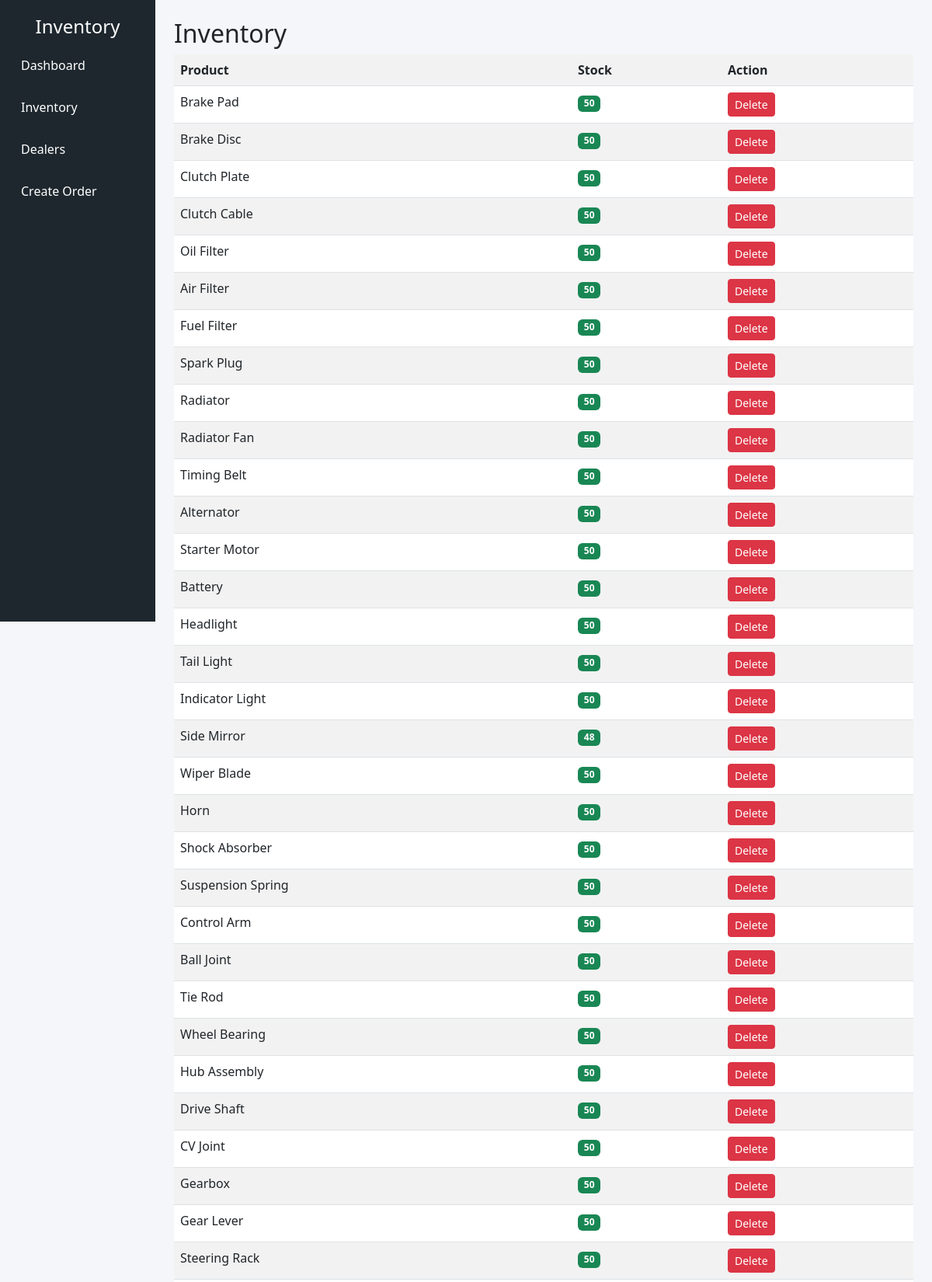
Screenshot of /inventory/ (upper part) with the database file from the repository.
### inventory_app/models.py (models this page shows, shortened)
class Inventory(models.Model):
    product = models.OneToOneField(Product, on_delete=models.CASCADE)
    quantity = models.IntegerField(default=0)
    updated_at = models.DateTimeField(auto_now=True)

class Product(models.Model):
    name = models.CharField(max_length=200)
    sku = models.CharField(max_length=100, unique=True)
    price = models.DecimalField(max_digits=10, decimal_places=2)
    created_at = models.DateTimeField(auto_now_add=True)

### inventory_app/views.py (the view)
# urls.py: path('inventory/', views.inventory, name='inventory'),
def inventory(request):
    items = Inventory.objects.select_related("product")
    return render(request, "inventory_app/inventory.html", {
        "items": items
    })

### inventory_app/templates/inventory_app/inventory.html
{% extends "base.html" %}
{% block content %}
<h2>Inventory</h2>
<table class="table table-striped">
<tr>
<th>Product</th>
<th>Stock</th>
<th>Action</th>
</tr>
{% for item in items %}
<tr>
<td>{{ item.product.name }}</td>
<td>
{% if item.quantity == 0 %}
<span class="badge bg-dark">
Out of Stock
</span>
{% elif item.quantity < 10 %}
<span class="badge bg-danger">
Low Stock ({{ item.quantity }})
</span>
{% else %}
<span class="badge bg-success">
{{ item.quantity }}
</span>
{% endif %}
</td>
<td>
<a href="/delete-inventory/{{ item.id }}/" class="btn btn-danger btn-sm">
Delete
</a>
</td>
</tr>
{% endfor %}
</table>
{% endblock %}

### inventory_app/templates/base.html (style rules this page uses)
body { background:#f5f6fa; }

### rows the page displays
Inventory: product.name "Brake Pad", quantity "50"
Inventory: product.name "Brake Disc", quantity "50"
Inventory: product.name "Clutch Plate", quantity "50"
Inventory: product.name "Clutch Cable", quantity "50"
Inventory: product.name "Oil Filter", quantity "50"
Inventory: product.name "Air Filter", quantity "50"
Inventory: product.name "Fuel Filter", quantity "50"
Inventory: product.name "Spark Plug", quantity "50"
Inventory: product.name "Radiator", quantity "50"
Inventory: product.name "Radiator Fan", quantity "50"
Inventory: product.name "Timing Belt", quantity "50"
Inventory: product.name "Alternator", quantity "50"
Inventory: product.name "Starter Motor", quantity "50"
Inventory: product.name "Battery", quantity "50"
Inventory: product.name "Headlight", quantity "50"
Inventory: product.name "Tail Light", quantity "50"
Inventory: product.name "Indicator Light", quantity "50"
Inventory: product.name "Side Mirror", quantity "48"
Inventory: product.name "Wiper Blade", quantity "50"
Inventory: product.name "Horn", quantity "50"
Inventory: product.name "Shock Absorber", quantity "50"
Inventory: product.name "Suspension Spring", quantity "50"
Inventory: product.name "Control Arm", quantity "50"
Inventory: product.name "Ball Joint", quantity "50"
Inventory: product.name "Tie Rod", quantity "50"
Inventory: product.name "Wheel Bearing", quantity "50"
Inventory: product.name "Hub Assembly", quantity "50"
Inventory: product.name "Drive Shaft", quantity "50"
Inventory: product.name "CV Joint", quantity "50"
Inventory: product.name "Gearbox", quantity "50"
Inventory: product.name "Gear Lever", quantity "50"
Inventory: product.name "Steering Rack", quantity "50"
